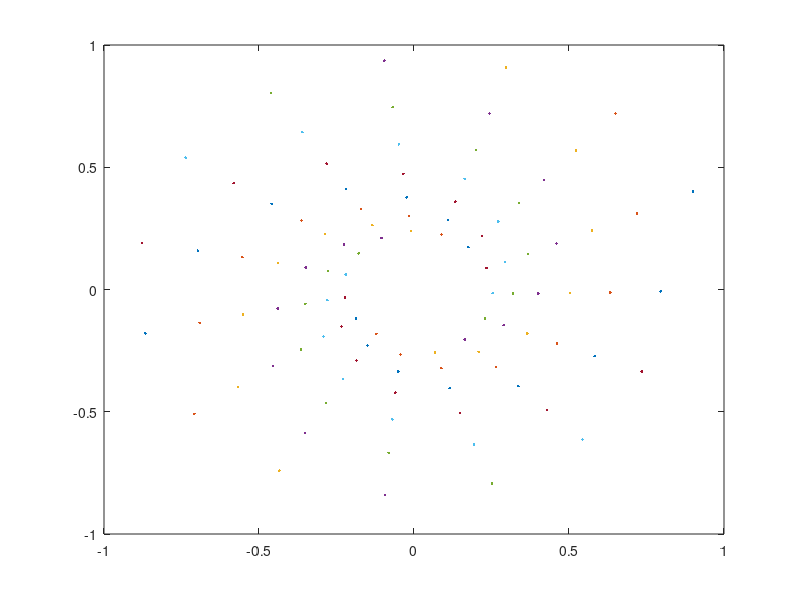

Source code (MATLAB):
clc;
warning off;
function result = printSquares(a, b);
  z = complex(a, b);
  r = abs(z);
  fi = arg(z);
  for n = 1:100;
    a2 = r.^n .* cos(n .* fi);
    b2 = r.^n .* sin(n .* fi);
    z2 = complex(a2, b2);
    plot(z2);
    hold on;
  endfor
  pause(3);
  hold off;
  close;
  result = 0;
endfunction




a = 0.9
b = 0.5
result = printSquares(a, b)

a = 0.9
b = 0.4
result = printSquares(a, b)
